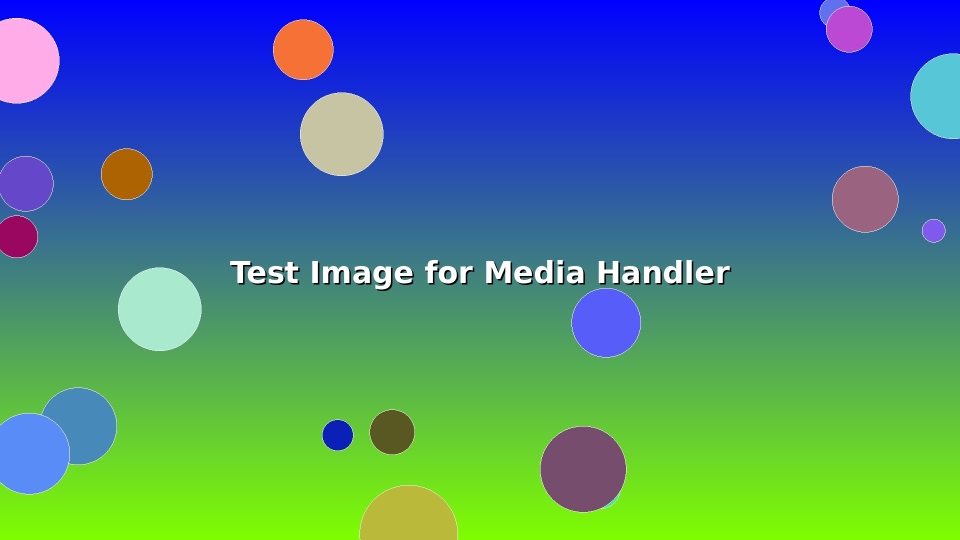
#> input picture test_image.jpg, 1920 x 1080 px, found by its file name (shown at 1/2 size)
$ python media_usage.py
#> lines starting #> are read from the running program, lines starting #| are printed output that depends on the picture
### app/media_handler.py
"""
Media handler for processing Telegram media and optimizing for different platforms
"""
import os
import io
import asyncio
import logging
from pathlib import Path
from typing import Dict, Optional, List, Tuple
from PIL import Image
import httpx
from dataclasses import dataclass, asdict

logger = logging.getLogger(__name__)


@dataclass
class MediaInfo:
    """Structured media information"""
    type: str  # photo, video, document, text
    file_id: Optional[str] = None
    caption: Optional[str] = None
    local_path: Optional[str] = None
    mime_type: Optional[str] = None
    duration: Optional[int] = None
    width: Optional[int] = None
    height: Optional[int] = None
    file_size: Optional[int] = None
    cloudinary_url: Optional[str] = None
    cloudinary_public_id: Optional[str] = None

    def __init__(self, type: str, **kwargs):
        """Accept (and discard) unknown fields so that jobs stored with
        extra keys like ``scheduled_publish_time`` can still be
        deserialised without crashing."""
#> called with type = 'photo'
        known = {f.name for f in self.__dataclass_fields__.values()}
        self.type = type
        for name in known:
            if name == "type":
                continue
            setattr(self, name, kwargs.get(name, self.__dataclass_fields__[name].default))
        unknown = set(kwargs) - known
        if unknown:
            logger.debug(f"MediaInfo: ignoring unknown fields: {unknown}")

    def to_dict(self) -> Dict:
        """Convert to dictionary"""
        return asdict(self)


class MediaHandler:
    """Handle media download, processing, and optimization"""

    def __init__(self, bot_token: str, media_dir: str = "./media", client: Optional[httpx.AsyncClient] = None):
        """
        Initialize media handler

        Args:
            bot_token: Telegram bot token for API calls
            media_dir: Directory to store downloaded media
            client: Optional shared httpx.AsyncClient
        """
        self.bot_token = bot_token
        self.media_dir = Path(media_dir)
        self.media_dir.mkdir(parents=True, exist_ok=True)
        self._client = client

        # Platform-specific limits
        self.platform_limits = {
            "instagram": {
                "max_dimension": 1080,
                "max_size_mb": 8,
                "aspect_ratios": ["1:1", "4:5", "16:9"],  # Square, portrait, landscape
            },
            "twitter": {
                "max_dimension": 4096,
                "max_size_mb": 5,
            },
            "bluesky": {
                "max_dimension": 2048,
                "max_size_mb": 10,
            },
            "mastodon": {
                "max_dimension": 2048,
                "max_size_mb": 8,
            },
            "threads": {
                "max_dimension": 1080,
                "max_size_mb": 8,
            },
            "reddit": {
                "max_dimension": 2048,
                "max_size_mb": 20,
            },
            "default": {
                "max_dimension": 2048,
                "max_size_mb": 10,
            },
        }

    def parse_telegram_message(self, message: Dict) -> MediaInfo:
        """
        Parse Telegram message dict into structured MediaInfo

        Args:
            message: Raw Telegram message dictionary

        Returns:
            MediaInfo object with parsed data
        """
        caption = message.get("caption", "")

        # Check for photo
        if "photo" in message:
            # Get highest resolution photo
            photos = message["photo"]
            largest_photo = max(photos, key=lambda p: p.get("file_size", 0))

            return MediaInfo(
                type="photo",
                file_id=largest_photo.get("file_id"),
                caption=caption,
                mime_type="image/jpeg",
                width=largest_photo.get("width"),
                height=largest_photo.get("height"),
                file_size=largest_photo.get("file_size"),
            )

        # Check for video
        elif "video" in message:
            video = message["video"]
            return MediaInfo(
                type="video",
                file_id=video.get("file_id"),
                caption=caption,
                mime_type=video.get("mime_type", "video/mp4"),
                duration=video.get("duration"),
                width=video.get("width"),
                height=video.get("height"),
                file_size=video.get("file_size"),
            )

        # Check for document
        elif "document" in message:
            document = message["document"]
            return MediaInfo(
                type="document",
                file_id=document.get("file_id"),
                caption=caption,
                mime_type=document.get("mime_type"),
                file_size=document.get("file_size"),
            )

        # Text only
        else:
            return MediaInfo(
                type="text",
                caption=message.get("text", caption),
            )

    async def download_telegram_media(self, media_info: MediaInfo) -> MediaInfo:
        """
        Download media from Telegram and save locally

        Args:
            media_info: MediaInfo object with file_id

        Returns:
            Updated MediaInfo with local_path filled in
        """
        if media_info.type == "text" or not media_info.file_id:
            logger.info("No media to download (text message)")
            return media_info

        client = self._client or httpx.AsyncClient()
        try:
            # Step 1: Get file path from Telegram
            file_info_url = f"https://api.telegram.org/bot{self.bot_token}/getFile"
            params = {"file_id": media_info.file_id}

            response = await client.get(file_info_url, params=params)
            response.raise_for_status()
            file_data = response.json()

            if not file_data.get("ok"):
                raise Exception(f"Telegram API error: {file_data.get('description')}")

            file_path = file_data["result"]["file_path"]

            # Step 2: Download the file (streaming)
            download_url = f"https://api.telegram.org/file/bot{self.bot_token}/{file_path}"

            # Step 3: Determine file extension
            ext = Path(file_path).suffix
            if not ext and media_info.mime_type:
                # Guess extension from mime type
                mime_to_ext = {
                    "image/jpeg": ".jpg",
                    "image/png": ".png",
                    "image/gif": ".gif",
                    "image/webp": ".webp",
                    "video/mp4": ".mp4",
                    "video/mpeg": ".mpeg",
                }
                ext = mime_to_ext.get(media_info.mime_type, "")

            # Step 4: Save to local file using streaming to avoid loading into RAM
            filename = f"{media_info.file_id}{ext}"
            local_path = self.media_dir / filename

            async with client.stream("GET", download_url) as response:
                response.raise_for_status()
                with open(local_path, "wb") as f:
                    async for chunk in response.aiter_bytes(chunk_size=8192):
                        f.write(chunk)

            media_info.local_path = str(local_path)
            logger.info(f"Downloaded {media_info.type} to {local_path} (streaming)")

            return media_info

        except Exception as e:
            logger.error(f"Failed to download media: {e}")
            raise
        finally:
            if client is not self._client:
                await client.aclose()

    # [23 lines left out: function cleanup_media, not called in this run]

    def _pad_to_aspect_ratio(
        self,
        image: Image.Image,
        target_ratio_str: str = "4:5",
        background_color: Tuple[int, int, int] = (255, 255, 255)
    ) -> Image.Image:
        """
        Pad image to a specific aspect ratio without cropping.

        Args:
            image: PIL Image object
            target_ratio_str: Target aspect ratio as "W:H"
            background_color: RGB tuple for padding color

        Returns:
            Padded Image
        """
        w, h = image.size
        # Parse ratio
        tw, th = map(int, target_ratio_str.split(":"))
        target_ratio = tw / th

        current_ratio = w / h

        if current_ratio > target_ratio:
            # Image is wider than target - pad top/bottom
            new_h = int(w / target_ratio)
            new_img = Image.new("RGB", (w, new_h), background_color)
            top = (new_h - h) // 2
            new_img.paste(image, (0, top))
            return new_img
        elif current_ratio < target_ratio:
            # Image is taller than target - pad left/right
            new_w = int(h * target_ratio)
            new_img = Image.new("RGB", (new_w, h), background_color)
            left = (new_w - w) // 2
            new_img.paste(image, (left, 0))
            return new_img

        return image

    def _resize_image(
        self,
        image: Image.Image,
        max_dimension: int,
        square_crop: bool = False
    ) -> Image.Image:
        """
        Resize image maintaining aspect ratio or crop to square

        Args:
            image: PIL Image object
            max_dimension: Maximum width or height
            square_crop: If True, crop to square

        Returns:
            Resized/cropped Image
        """
        if square_crop:
            # Crop to square (center crop)
            width, height = image.size
            size = min(width, height)

            left = (width - size) // 2
            top = (height - size) // 2
            right = left + size
            bottom = top + size

            image = image.crop((left, top, right, bottom))

            # Resize to max_dimension
            if size > max_dimension:
                image = image.resize((max_dimension, max_dimension), Image.Resampling.LANCZOS)
        else:
            # Resize maintaining aspect ratio
            width, height = image.size

            if width > max_dimension or height > max_dimension:
                if width > height:
                    new_width = max_dimension
                    new_height = int(height * (max_dimension / width))
                else:
                    new_height = max_dimension
                    new_width = int(width * (max_dimension / height))

                image = image.resize((new_width, new_height), Image.Resampling.LANCZOS)

        return image

    def _optimize_image_size(
        self,
        image: Image.Image,
        max_size_mb: float,
        quality_start: int = 95
    ) -> Tuple[io.BytesIO, int]:
        """
        Optimize image to meet size requirements

        Args:
            image: PIL Image object
            max_size_mb: Maximum file size in MB
            quality_start: Starting JPEG quality (will decrease if needed)

        Returns:
            Tuple of (BytesIO buffer, final quality used)
        """
        max_bytes = int(max_size_mb * 1024 * 1024)
        quality = quality_start

        # Convert RGBA to RGB if needed
        if image.mode == "RGBA":
            # Create white background
            background = Image.new("RGB", image.size, (255, 255, 255))
            background.paste(image, mask=image.split()[3])  # Use alpha channel as mask
            image = background
        elif image.mode != "RGB":
            image = image.convert("RGB")

        while quality > 20:
            with io.BytesIO() as buffer:
                image.save(buffer, format="JPEG", quality=quality, optimize=True)
                size = buffer.tell()

                if size <= max_bytes:
                    buffer.seek(0)
                    return io.BytesIO(buffer.getvalue()), quality

            quality -= 5

        # If still too large, return best effort
        final_buffer = io.BytesIO()
        image.save(final_buffer, format="JPEG", quality=20, optimize=True)
        final_buffer.seek(0)
        return final_buffer, 20

    def get_media_variants(
        self,
        media_info: MediaInfo,
        platforms: Optional[List[str]] = None
    ) -> Dict[str, Dict]:
        """
        Generate platform-specific optimized versions of media

        Args:
            media_info: MediaInfo with local_path to original file
            platforms: List of platforms to optimize for (or None for all)

        Returns:
            Dictionary mapping platform -> {path, size, dimensions}
        """
        if not media_info.local_path:
            logger.error("No local file to process")
            return {}

        if media_info.type not in ["photo", "document"]:
            logger.warning(f"Variant generation not supported for {media_info.type}")
            return {}

        original_path = Path(media_info.local_path)
        if not original_path.exists():
            logger.error(f"Original file not found: {original_path}")
            return {}

        # Determine which platforms to process
        if platforms is None:
            platforms = ["instagram", "twitter", "bluesky", "mastodon", "threads", "reddit"]

        variants = {}

        try:
            # Open original image - use a context manager to ensure it's closed
            with Image.open(original_path) as img:
                # Convert to RGB if needed for processing
#> img is the input picture: PIL image 1920x1080 RGB; mean R, G, B 74.3, 128.7, 133.3
                if img.mode not in ["RGB", "RGBA"]:
                    img = img.convert("RGB")

                for platform in platforms:
                    limits = self.platform_limits.get(platform, self.platform_limits["default"])

                    try:
                        # Special handling for Instagram (square crop option)
                        if platform == "instagram":
                            # Process regular variant
                            with img.copy() as variant_img_regular:
                                variant_img_regular = self._pad_to_aspect_ratio(
                                    variant_img_regular,
                                    "4:5"
                                )
                                variant_img_regular = self._resize_image(
                                    variant_img_regular,
                                    limits["max_dimension"],
                                    square_crop=False
                                )
                                buffer_regular, quality = self._optimize_image_size(
                                    variant_img_regular,
                                    limits["max_size_mb"]
                                )

                                base_name = original_path.stem
                                regular_path = self.media_dir / f"{base_name}_{platform}.jpg"
                                with open(regular_path, "wb") as f:
                                    f.write(buffer_regular.getbuffer())
                                buffer_regular.close()

                                variants[platform] = {
                                    "path": str(regular_path),
                                    "size_bytes": regular_path.stat().st_size,
                                    "size_mb": round(regular_path.stat().st_size / (1024 * 1024), 2),
                                    "dimensions": variant_img_regular.size,
                                    "ratio": "4:5",
                                    "quality": quality,
                                }

                            # Process square variant separately to keep RAM usage low
                            with img.copy() as variant_img_square:
                                variant_img_square = self._resize_image(
                                    variant_img_square,
                                    limits["max_dimension"],
                                    square_crop=True
                                )
                                buffer_square, quality_sq = self._optimize_image_size(
                                    variant_img_square,
                                    limits["max_size_mb"]
                                )

                                square_path = self.media_dir / f"{base_name}_{platform}_square.jpg"
                                with open(square_path, "wb") as f:
                                    f.write(buffer_square.getbuffer())
                                buffer_square.close()

                                variants[f"{platform}_square"] = {
                                    "path": str(square_path),
                                    "size_bytes": square_path.stat().st_size,
                                    "size_mb": round(square_path.stat().st_size / (1024 * 1024), 2),
                                    "dimensions": variant_img_square.size,
                                    "quality": quality_sq,
                                }
                        else:
                            # Standard resize for other platforms
                            with img.copy() as variant_img:
                                variant_img = self._resize_image(
                                    variant_img,
                                    limits["max_dimension"],
                                    square_crop=False
                                )

                                buffer, quality = self._optimize_image_size(
                                    variant_img,
                                    limits["max_size_mb"]
                                )

                                base_name = original_path.stem
                                variant_path = self.media_dir / f"{base_name}_{platform}.jpg"
                                with open(variant_path, "wb") as f:
                                    f.write(buffer.getbuffer())
                                buffer.close()

                                variants[platform] = {
                                    "path": str(variant_path),
                                    "size_bytes": variant_path.stat().st_size,
                                    "size_mb": round(variant_path.stat().st_size / (1024 * 1024), 2),
                                    "dimensions": variant_img.size,
                                    "quality": quality,
                                }

                        logger.info(f"Created {platform} variant: {variants.get(platform, {}).get('path')}")

                    except Exception as e:
                        logger.error(f"Failed to create {platform} variant: {e}")
                        continue
#> this loop made 6 passes
#> pass 1, in get_media_variants, `variant_img_regular = self._pad_to_aspect_ratio( variant_img_regular, ..`:
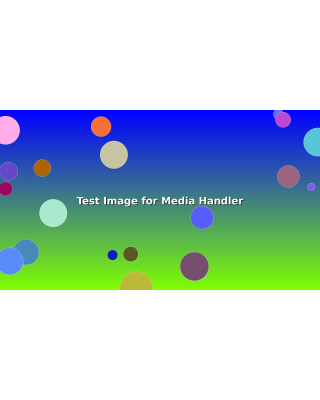
#> variant_img_regular: PIL image 1920x2400 RGB (shown at 1/6 size); mean R, G, B 173.7, 198.2, 200.2
#> pass 1, in _resize_image, `image = image.resize((new_width, new_height), Image.Resampling.LANCZOS)`:
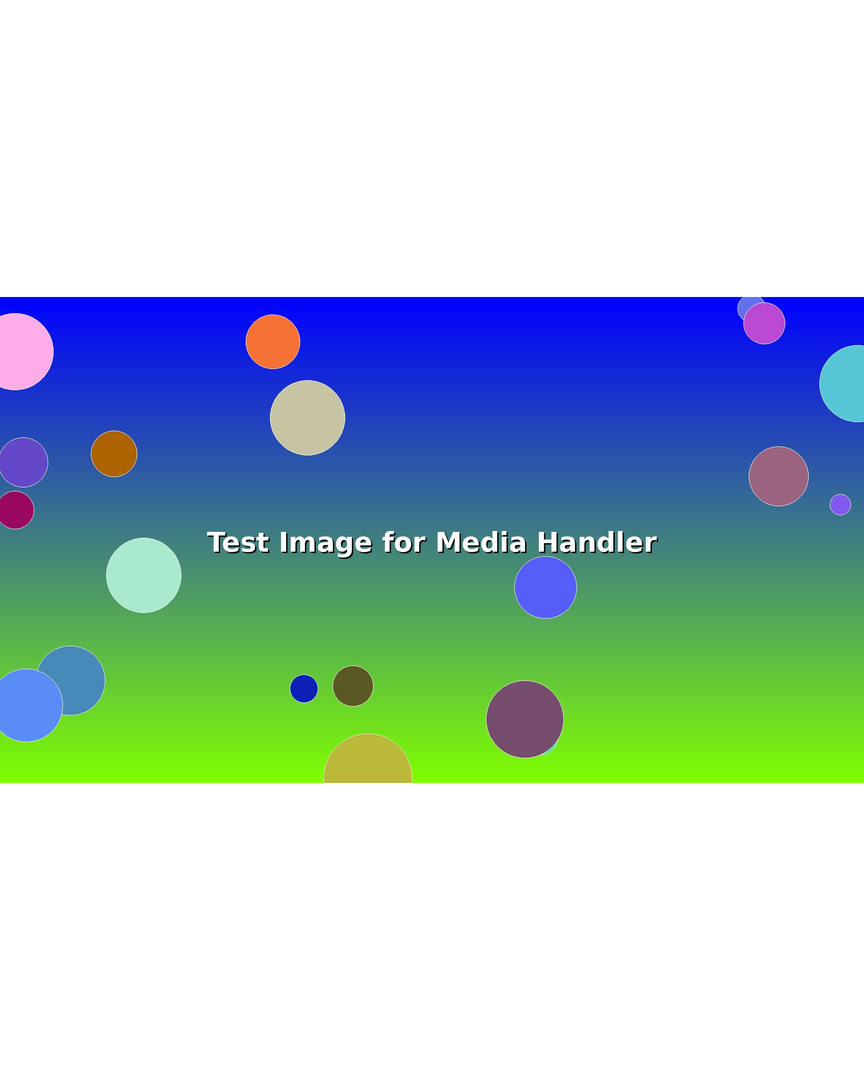
#> image: PIL image 864x1080 RGB; mean R, G, B 173.7, 198.2, 200.2
#> after the loop, variants = 0 items

        except Exception as e:
            logger.error(f"Failed to process image: {e}")
            return {}

        return variants


# Convenience functions for non-async usage
def create_handler(bot_token: str = "", media_dir: str = "./media") -> MediaHandler:
    """Create a MediaHandler instance"""
    return MediaHandler(bot_token, media_dir)


async def download_and_process(
    message: Dict,
    bot_token: str,
    media_dir: str = "./media"
) -> MediaInfo:
    """
    Parse message, download media, and return MediaInfo

    Args:
        message: Telegram message dict
        bot_token: Telegram bot token
        media_dir: Directory to save media

    Returns:
        MediaInfo with local_path
    """
    handler = MediaHandler(bot_token, media_dir)
    media_info = handler.parse_telegram_message(message)

    if media_info.type != "text":
        media_info = await handler.download_telegram_media(media_info)

    return media_info

### examples/media_usage.py
#!/usr/bin/env python3
"""
Example usage of the media handler for Telegram message processing
"""
import asyncio
from app.media_handler import MediaHandler, MediaInfo


async def example_telegram_workflow():
    """Example: Process a Telegram message with an image"""

    print("=" * 70)
    print("EXAMPLE 1: Processing Telegram Message with Photo")
    print("=" * 70)
    print()

    # Simulated Telegram message (what you'd receive from webhook)
    telegram_message = {
        "message_id": 123,
        "from": {"id": 123456789, "first_name": "User"},
        "chat": {"id": -1001234567890},
        "date": 1708012800,
        "photo": [
            {
                "file_id": "AgACAgIAAxkBAAIBY2ZkNzQwMDAwMDAwMDAwMDAwMDA",
                "file_unique_id": "AQADAAA",
                "file_size": 1234,
                "width": 90,
                "height": 67
            },
            {
                "file_id": "AgACAgIAAxkBAAIBZGZkNzQwMDAwMDAwMDAwMDAwMDE",
                "file_unique_id": "AQADAAB",
                "file_size": 12345,
                "width": 320,
                "height": 240
            },
            {
                "file_id": "AgACAgIAAxkBAAIBZWZkNzQwMDAwMDAwMDAwMDAwMDI",
                "file_unique_id": "AQADAAC",
                "file_size": 123456,
                "width": 1280,
                "height": 960
            }
        ],
        "caption": "Check out this amazing photo! #nature #photography"
    }

    # Initialize handler with bot token from config
    bot_token = "YOUR_BOT_TOKEN_HERE"  # From config.settings.telegram.bot_token
    handler = MediaHandler(bot_token=bot_token, media_dir="./media")

    # Step 1: Parse the message
    media_info = handler.parse_telegram_message(telegram_message)

    print(f"Media Type: {media_info.type}")
    print(f"File ID: {media_info.file_id}")
    print(f"Caption: {media_info.caption}")
    print(f"Dimensions: {media_info.width}x{media_info.height}")
    print(f"Size: {media_info.file_size} bytes")
    print()

    # Step 2: Download media (would actually download from Telegram)
    # Note: This requires a valid bot token and file_id
    # media_info = await handler.download_telegram_media(media_info)
    # print(f"Downloaded to: {media_info.local_path}")

    print("=" * 70)
    print()


def example_local_file_processing():
    """Example: Process a local file and generate variants"""

    print("=" * 70)
    print("EXAMPLE 2: Processing Local File")
    print("=" * 70)
    print()

    # Create media info from local file
    media_info = MediaInfo(
        type="photo",
        file_id="local_test_image",
        local_path="test_image.jpg",
        caption="Test image for processing"
    )

    handler = MediaHandler(bot_token="", media_dir="./media")

    # Generate platform-specific variants
    print("Generating platform variants...")
    variants = handler.get_media_variants(media_info)
#> variants = 0 items
#> (the rest of the program and of its run is left out)
